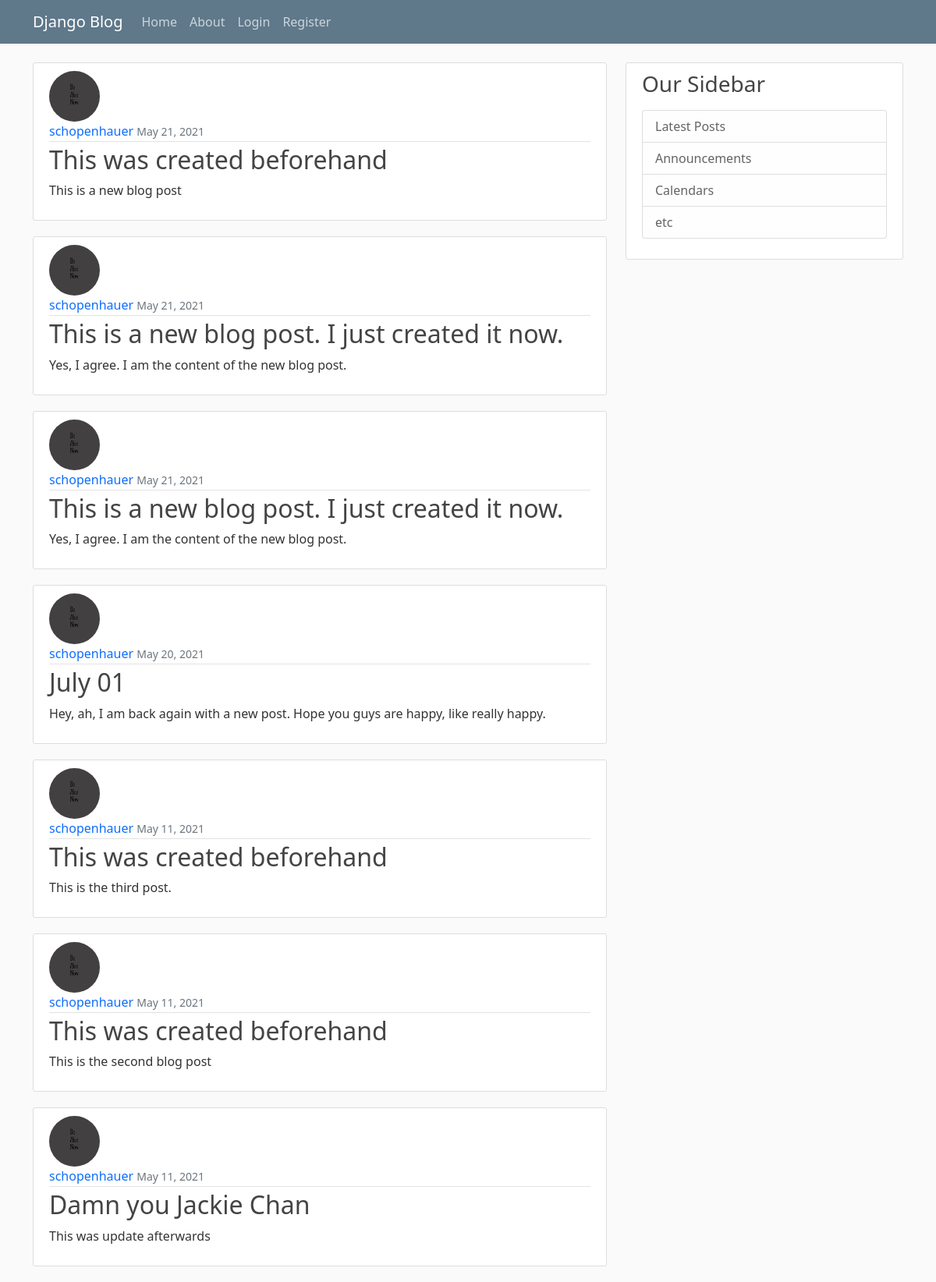
The page / on the database its author committed.
### blog/models.py (models this page shows, shortened)
class Post(models.Model):
    title = models.CharField(max_length=100)
    content = models.TextField()
    subject = models.CharField(default='This was created beforehand', max_length=200)
    date_posted = models.DateTimeField(default=timezone.now)
    author = models.ForeignKey(User, on_delete=models.CASCADE)

### users/models.py (models this page shows, shortened)
class profile(models.Model):
    user = models.OneToOneField(User, on_delete=models.CASCADE)
    image = models.ImageField(default='default.jpg', upload_to='profile_pics')

### blog/views.py (the view)
# urls.py: path('', PostListView.as_view(), name='blog-home'),
class PostListView(ListView):
    model = Post
    template_name = 'blog/home.html'
    context_object_name = 'posts'
    ordering = ['-date_posted']

### blog/templates/blog/home.html
{% extends "blog/base.html" %}
{% block content %}
    {% for post in posts %}
        <article class="media content-section">
          <img class="rounded-circle article-img" src="{{ post.author.profile.image.url }}">
          <div class="media-body">
            <div class="article-metadata">
              <a class="mr-2" href="#">{{ post.author }}</a>
                <small class="text-muted">{{ post.date_posted|date:"F d, Y" }}</small>
            </div>
            <h2><a class="article-title" href="{% url 'post-detail' post.id %}">{{ post.subject }}</a></h2>
            <p class="article-content">{{ post.content }}</p>
          </div>
        </article>
    {% endfor %}
{% endblock content %}

### blog/templates/blog/base.html (shortened to what this page needs)
{% load static %}
<!DOCTYPE html>
<html lang="en">
<head>
    <link href="https://cdn.jsdelivr.net/npm/bootstrap@5.0.0/dist/css/bootstrap.min.css" rel="stylesheet">
    <link rel="stylesheet" type="text/css" href="{% static 'blog/main.css' %}">
</head>
<body>
    <header class="site-header">
      <nav class="navbar navbar-expand-md navbar-dark bg-steel fixed-top">
        <div class="container">
          <a class="navbar-brand mr-4" href="/">Django Blog</a>
          <div class="collapse navbar-collapse" id="navbarToggle">
            <div class="navbar-nav mr-auto">
              <a class="nav-item nav-link" href="{% url 'blog-home' %}">Home</a>
              <a class="nav-item nav-link" href="{% url 'blog-about' %}">About</a>
            </div>
            <div class="navbar-nav">
                {% if user.is_authenticated %}
                    <a class="nav-item nav-link" href="{% url 'logout' %}">Logout</a>
                    <a class="nav-item nav-link" href="{% url 'profile' %}">Profile</a>
                    <a class="nav-item nav-link" href="{% url 'post-create' %}">Add Post</a>
                {% else %}
                    <a class="nav-item nav-link" href="{% url 'login' %}">Login</a>
                    <a class="nav-item nav-link" href="{% url 'register' %}">Register</a>
                {% endif %}
            </div>
          </div>
        </div>
      </nav>
    </header>
    <main role="main" class="container">
      <div class="row">
        <div class="col-md-8">
            {% block content %}{% endblock %}
        </div>
        <div class="col-md-4">
          <div class="content-section">
            <h3>Our Sidebar</h3>
            <p class='text-muted'>
              <ul class="list-group">
                <li class="list-group-item list-group-item-light">Latest Posts</li>
                <li class="list-group-item list-group-item-light">Announcements</li>
                <li class="list-group-item list-group-item-light">Calendars</li>
                <li class="list-group-item list-group-item-light">etc</li>
              </ul>
            </p>
          </div>
        </div>
      </div>
    </main>
</body>
</html>

### blog/static/blog/main.css (style rules this page uses)
body { background: #fafafa; color: #333333; margin-top: 5rem; }
h1, h2, h3, h4, h5, h6 { color: #444444; }
ul { margin: 0; }
.bg-steel { background-color: #5f788a; }
.site-header .navbar-nav .nav-link { color: #cbd5db; }
.content-section { background: #ffffff; padding: 10px 20px; border: 1px solid #dddddd; border-radius: 3px; margin-bottom: 20px; }
.article-title { color: #444444; }
article a { text-decoration:none; }
.article-content { white-space: pre-line; }
.article-img { height: 65px; width: 65px; margin-right: 16px; }
.article-metadata { padding-bottom: 1px; margin-bottom: 4px; border-bottom: 1px solid #e3e3e3 }

### rows shown on the page
Post: author.profile.image (picture), author "schopenhauer", date_posted "May 21, 2021", subject "This was created beforehand", content "This is a new blog post"
Post: author.profile.image (picture), author "schopenhauer", date_posted "May 21, 2021", subject "This is a new blog post. I just created it now.", content "Yes, I agree. I am the content of the new blog post."
Post: author.profile.image (picture), author "schopenhauer", date_posted "May 21, 2021", subject "This is a new blog post. I just created it now.", content "Yes, I agree. I am the content of the new blog post."
Post: author.profile.image (picture), author "schopenhauer", date_posted "May 20, 2021", subject "July 01", content "Hey, ah, I am back again with a new post. Hope you guys are happy, like really happy."
Post: author.profile.image (picture), author "schopenhauer", date_posted "May 11, 2021", subject "This was created beforehand", content "This is the third post."
Post: author.profile.image (picture), author "schopenhauer", date_posted "May 11, 2021", subject "This was created beforehand", content "This is the second blog post"
Post: author.profile.image (picture), author "schopenhauer", date_posted "May 11, 2021", subject "Damn you Jackie Chan", content "This was update afterwards"
